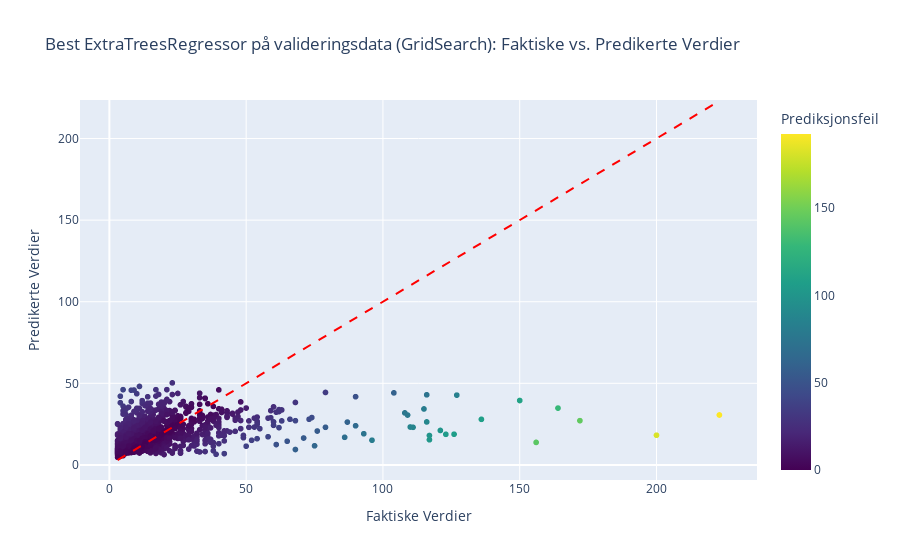

Source (notebook cell):
### Markdown cell above
## Hyperparamtertuning for ExtraTreesRegressor med GridSearch i smalere intervall

### Code cell
# Bruk de beste parameterne som midtpunkt i et finjustert grid
param_grid_et_refined = {
    'n_estimators': [90, 100, 110],                  # Smalere område nær 100 for mer presis tuning
    'max_depth': [25, 30, 35],                       # Fokus rundt 30 for maks dybde
    'min_samples_split': [4, 5, 6],                  # Sentrert rundt 5 med færre valg
    'min_samples_leaf': [1, 2, 3],                   # Tett område rundt 2
    'min_impurity_decrease': [0.0, 0.001, 0.002],    # Finere justering rundt 0.0
    'max_samples': [0.8, 0.9],                       # Begrenset til 80-90% sample bruk
    'max_features': ['sqrt', 0.3, 0.4],              # Verdiområdet nær sqrt og 0.4
    'bootstrap': [True]                              # Fastsatt til True basert på tidligere resultater
}


# Initialiser GridSearchCV for ExtraTreesRegressor
grid_search_et = GridSearchCV(
    estimator=ExtraTreesRegressor(random_state=42),
    param_grid=param_grid_et_refined,
    cv=pds,
    scoring='neg_root_mean_squared_error',
    verbose=2,
    n_jobs=-1
)

# Kjør GridSearchCV på de kombinerte trenings- og valideringsdataene
grid_search_et.fit(X_combined, y_combined)

# Hent beste hyperparametere fra GridSearch
best_params_grid = grid_search_et.best_params_
print(f"Beste Hyperparametere fra GridSearch: {best_params_grid}")

# Beste RMSE-score fra GridSearch
best_rmse_grid = -grid_search_et.best_score_  # Konverter til positiv RMSE
print(f"Beste RMSE-score fra GridSearch: {best_rmse_grid:.3f}")

# Tren ExtraTreesRegressor med de beste parametrene kun på treningsdata
best_et_model_grid = ExtraTreesRegressor(**best_params_grid, random_state=42)
best_et_model_grid.fit(X_train_imputed, y_train)

# Prediker på valideringssettet
y_val_pred_best_et_grid = best_et_model_grid.predict(X_val_imputed)

# Beregn RMSE for prediksjoner på valideringssettet
rmse_best_et_grid = root_mean_squared_error(y_val, y_val_pred_best_et_grid)
print(f"RMSE på Valideringssett med Full Funksjonalitet (GridSearch): {rmse_best_et_grid:.3f}")

# Visualiser faktiske vs predikerte verdier
plot_actual_vs_pred(y_val, y_val_pred_best_et_grid, "Best ExtraTreesRegressor på valideringsdata (GridSearch)")

### Figure 1 — Plotly figure (JSON) as saved in the notebook; plotly's stock layout.template omitted (floating-point values rounded to 4 significant figures; data arrays with more than 128 entries replaced by an {"elided": "..."} marker saying what was removed)
{"data": [{"hovertemplate": "Actual=%{x}<br>Predicted=%{y}<br>Prediksjonsfeil=%{marker.color}<extra></extra>", "legendgroup": "", "marker": {"color": {"elided": "1160 float values"}, "coloraxis": "coloraxis", "symbol": "circle"}, "mode": "markers", "name": "", "showlegend": false, "type": "scattergl", "x": {"elided": "1160 int values"}, "xaxis": "x", "y": {"elided": "1160 float values"}, "yaxis": "y"}], "layout": {"coloraxis": {"colorbar": {"title": {"text": "Prediksjonsfeil"}}, "colorscale": [[0, "#440154"], [0.1111, "#482878"], [0.2222, "#3e4989"], [0.3333, "#31688e"], [0.4444, "#26828e"], [0.5556, "#1f9e89"], [0.6667, "#35b779"], [0.7778, "#6ece58"], [0.8889, "#b5de2b"], [1, "#fde725"]]}, "legend": {"tracegroupgap": 0}, "shapes": [{"line": {"color": "Red", "dash": "dash"}, "name": "Perfekt Prediksjonslinje", "type": "line", "x0": 3, "x1": 223, "y0": 3, "y1": 223}], "title": {"text": "Best ExtraTreesRegressor på valideringsdata (GridSearch): Faktiske vs. Predikerte Verdier"}, "xaxis": {"anchor": "y", "domain": [0, 1], "title": {"text": "Faktiske Verdier"}}, "yaxis": {"anchor": "x", "domain": [0, 1], "title": {"text": "Predikerte Verdier"}}}}
